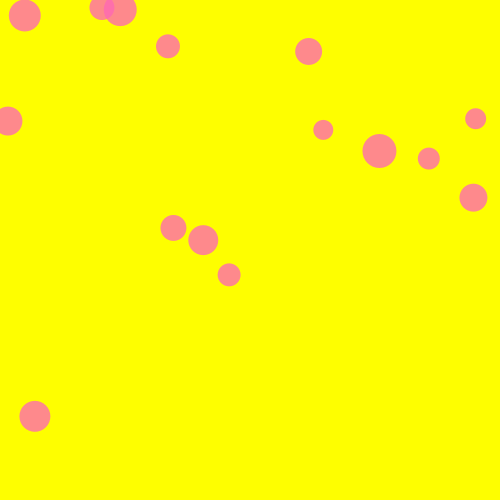
Frame 1 (no input)
Frame 60 (the mouse pressed at the canvas centre just before this capture): identical to frame 1, image omitted
Frame 120 (the mouse held since frame 60 and released just before this capture): identical to frame 1, image omitted

The Processing sketch that drew this single still picture (run headless with seeded random() and noise(); from frame 60 on, the mouse is pressed at the canvas centre):

// Processing sketch: Day08_2_arrays_circlePos
// ── Day08_2_arrays_circlePos.pde
/*
  Arrays - Intro
 
 Just like how variables let us keep track of one piece of information over time,
 arrays let us keep track of many pieces of information over time. So you could
 have an array of datatypes (e.g., integers), an array of variables (symbols
 that represent data), or an array of classes (which you'll learn about later).
 
 Let's make some arrays to hold data about circles. As you go through this, think 
 about how you would have to code this if you couldn't do an array. (Hint:
 it would be a total pain.)
 */

/* Creating arrays: in order, we tell processing the data type (here, float), note
 that it's an array (with those brackets), give it a name (circleX), indicate
 that we're making a new array, indicate the data type again, and then--very important--
 note how many items will be in the array. You can substitute that number with a
 variable, which is nice because, if you want to change the number, you just
 change what the variable equals--not every instance of the number in the code.*/

int numCircle = 15; // change this to change the # of circles on screen. 
//Must be a whole number.

float[] circleX = new float [numCircle];
float [] circleY = new float [numCircle];

// now let's go into our setup loop

void setup() {
  size(500, 500); // declare the size of your sketch
  smooth(); // use smooth so that your circles are anti-aliased, i.e. not pixely
  noStroke(); // let's leave the stroke off. Comment this out to see it with stroke
  colorMode(RGB, 256); // optional: declare color mode (RGB, HSV, etc.) and the range

  /* now what you want to do is set up each circle. we have 15 circles in this case,
   which would make it a lot of work without an array and a for loop--you'd have to
   declare each x and y variable on their own, and then set each of them on their own.
   so let's use a for-loop to go through each item in the array instead.*/

  for (int i = 0; i < numCircle; i++) { // the first item in an array is 0--it is 0 dist from the start
    circleX[i] = random(width); // here, we put a random x position into the corresponding slot in circleX.
    // first time through, i = 0, and it put a random number in circleX[0].
    // the # in brackets is the index number--like a chapter # in a book--
    // which is different than the value held in it.

    circleY[i] = random(height); // same thing here.
  }
}


// now let's draw 'em.

void draw() {
  background(255, 255, 0); // background color
  fill(255, 105, 180, 200); // color to fill circles with. fourth value is alpha

  for (int i = 0; i < numCircle; i++) {
    //fill(255, i*30, 180, 200); // color to fill circles with. fourth value is alpha
    ellipse(circleX[i], circleY[i], i+20, i+20); // see? rather than having to set 15 ellipses to specific
    // x and y values, we can just move through a loop that
    // automatically draws an ellipse with those x and y
    // coordinates. in this case, the radius of the circle
    // is related to i as well. do the math out for a few of
    // them and the relationship will become clearer.
  }
}  
